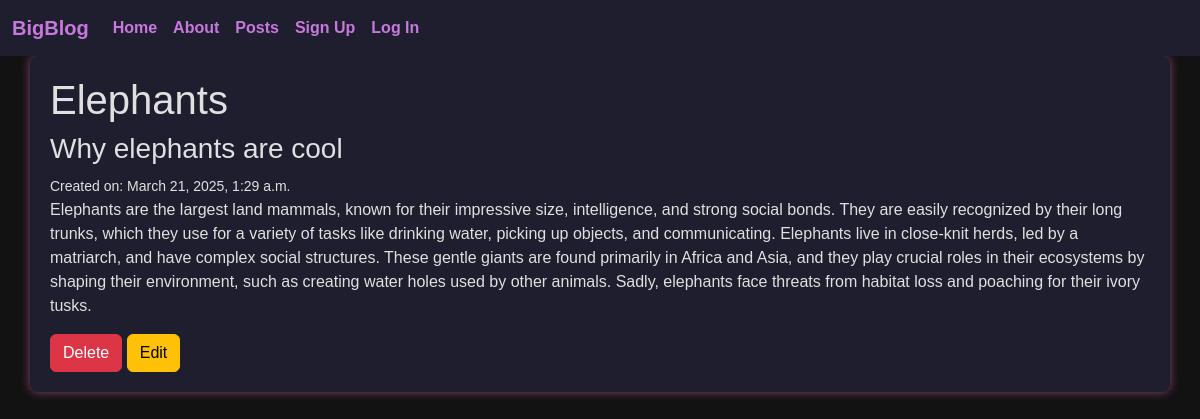
The app's page /posts/2/detail/ with its own data.
### posts/models.py (models this page shows, shortened)
class Post(models.Model):
    title = models.CharField(max_length=128)
    subtitle = models.CharField(max_length=256)
    body = models.TextField()
    author = models.ForeignKey(
        get_user_model(),
        on_delete=models.CASCADE
    )
    status = models.ForeignKey(
        Status,
        on_delete=models.CASCADE
    )
    created_on = models.DateTimeField(auto_now_add=True)

### posts/views.py (the view, shortened to what this page needs)
# urls.py: path("<int:pk>/detail/", views.PostDetailView.as_view(), name="detail"),
class PostDetailView(DetailView):
    template_name = "posts/detail.html"
    model = Post

### templates/posts/detail.html (shortened to what this page needs)
{% extends 'base.html' %}
{% block content %}
<h1>{{ post.title }}</h1>
<h3>{{ post.subtitle }}</h3>
<small>Created on: {{ post.created_on }}</small>
<p>{{ post.body }}</p>
<a href="{% url 'delete' post.id %}" class="card-link btn btn-danger">Delete</a>
<a href="{% url 'edit' post.id %}" class="card-link btn btn-warning">Edit</a>
{% endblock content %}

### static/css/base.css (style rules this page uses)
body { background-color: #121212; color: #e0e0e0; font-family: Arial, sans-serif; }
a { color: #8be9fd; text-decoration: none; }

### records on screen
Post: title "Elephants", subtitle "Why elephants are cool", created_on "March 21, 2025, 1:29 a.m.", body "Elephants are the largest land mammals, known for their impressive size, intelligence, and strong social bonds. They are easily recognized by their long trunks, which they use for a variety of tasks like drinking water, picking up objects, and communicating. Elephants live in close-knit herds, led by a matriarch, and have complex social structures. These gentle giants are found primarily in Africa and Asia, and they play crucial roles in their ecosystems by shaping their environment, such as creating water holes used by other animals. Sadly, elephants face threats from habitat loss and poaching for their ivory tusks."
